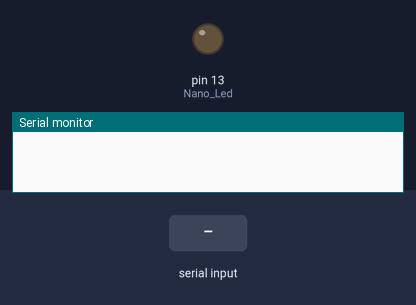
Simulated run of this sketch. Board: Arduino Uno, built with avr-gcc and run on an emulated ATmega328P. Shown: output pins drawn as LEDs (lit = HIGH), the last lines printed to the serial monitor. The inputs (shaded band) are chosen by the test bench.

Above: at 5.2 s.
5.3 s: "Aan\n" received over Serial
At 6.1 s:
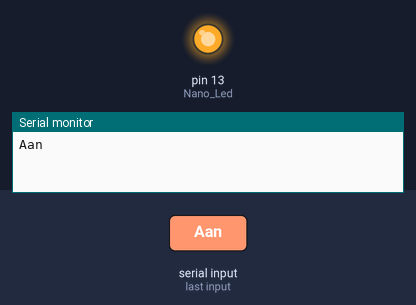
6.8 s: "Uit\n" received over the second serial link
At 7.1 s:
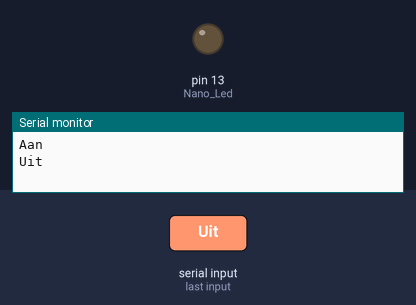
8.3 s: "Aan\n" received over the second serial link
At 9.4 s:
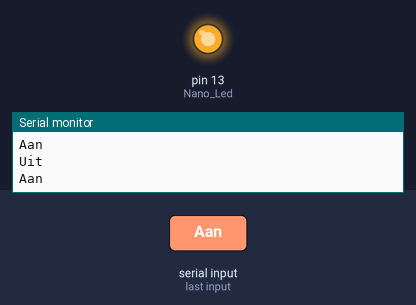
11.3 s: "Uit\n" received over Serial
At 11.9 s:
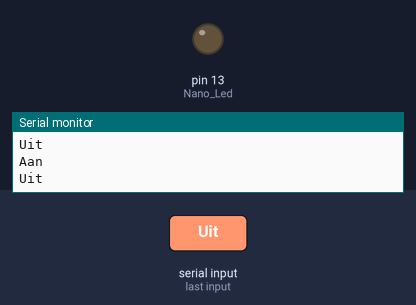
Timing chart, 0 to 13.8 s (numbered marks = the images above; inputs shaded):
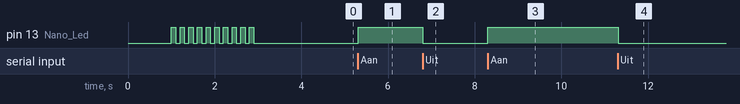

Measured:
- after the input at 5.3 s, pin 13 (Nano_Led): LOW → HIGH at once
- after the input at 6.8 s, pin 13 (Nano_Led): HIGH → LOW at once
- after the input at 8.3 s, pin 13 (Nano_Led): LOW → HIGH at once
- after the input at 11.3 s, pin 13 (Nano_Led): HIGH → LOW at once

The sketch:

HC-05.ino
```cpp
//HC-05 Bluethooth module
#include <SoftwareSerial.h>
#define rxPin 11  // RX pin 11 voor SoftwareSerial
#define txPin 12  // TX pin 12 voor SoftwareSerial
SoftwareSerial HC05(rxPin, txPin);

//Variabelen declaratie
const int Nano_Led = 13;
String Data;

// Setup
void setup() {
  // Declaratie van outputs
  pinMode(Nano_Led, OUTPUT);
  pinMode(rxPin, INPUT);   // Stel RX pin in als INPUT
  pinMode(txPin, OUTPUT);  // Stel TX pin in als OUTPUT

  // Startup blink
  delay(1000);

  Serial.begin(9600);  //Communicatie via de seriële monitor
  HC05.begin(9600);    //Communicatie via HC-05

  for (int i = 0; i < 10; i++) {
    digitalWrite(Nano_Led, HIGH);
    delay(100);
    digitalWrite(Nano_Led, LOW);
    delay(100);
  }

  // Einde setup
  delay(1000);
}

// De loop functie wordt continu herhaald
void loop() {

  // Lees van de seriële monitor
  if (Serial.available() > 0) {
    Data = Serial.readStringUntil('\n');  // // Lees de data van de seriële monitor
    HC05.println(Data);
    Serial.println(Data);
  }

  // Lees van de Bluetooth-module
  if (HC05.available() > 0) {
    Data = HC05.readStringUntil('\n');  // Lees de data van de Bluetooth-module
    HC05.println(Data);                 //De HC-05 stuurt altijd data met \n\r
    Serial.println(Data);
  }

  // LED aan/uit logica
  if (Data == "Uit") {
    digitalWrite(Nano_Led, LOW);  // Zet de LED uit
                                  // Serial.println("LED: OFF");
  } else if (Data == "Aan") {
    digitalWrite(Nano_Led, HIGH);  // Zet de LED aan
                                   // Serial.println("LED: ON");
  }
}
```
